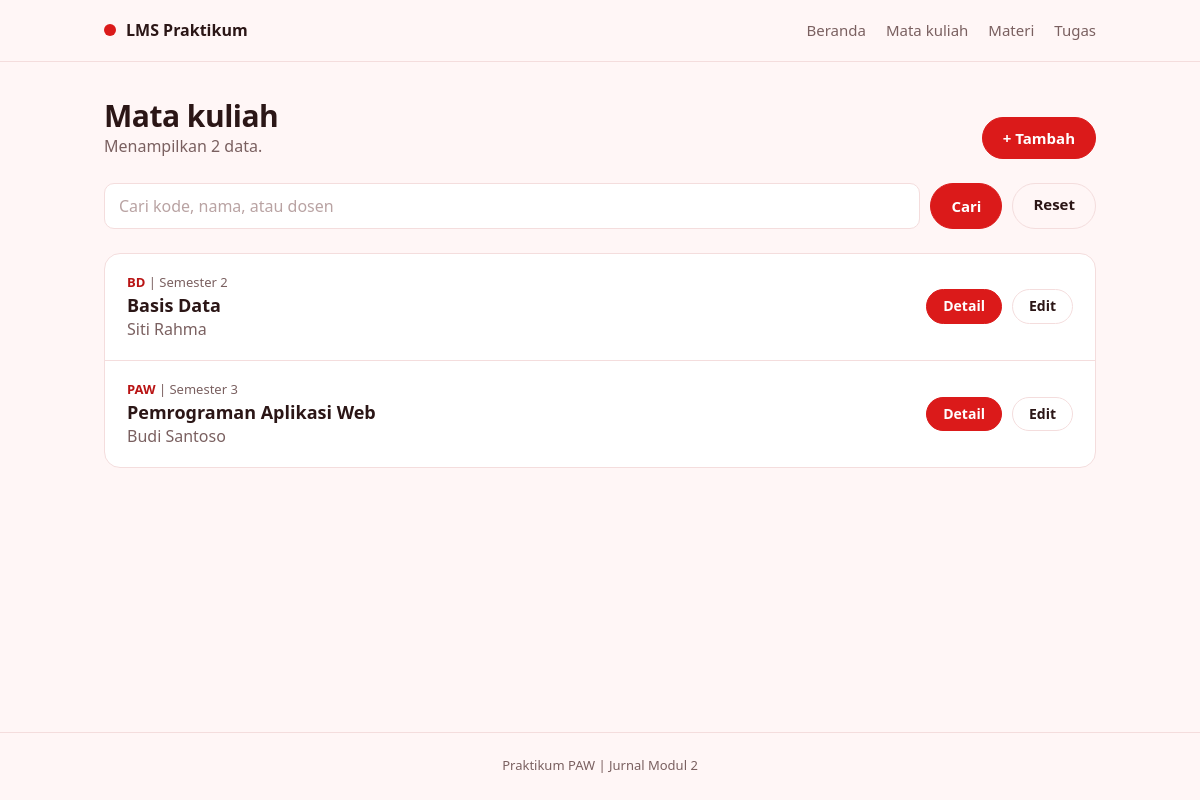
Screenshot of /mata_kuliah.php with the database file from the repository.
### tables this page shows
CREATE TABLE mata_kuliah (
  id INT UNSIGNED AUTO_INCREMENT PRIMARY KEY,
  kode VARCHAR(20) NOT NULL UNIQUE,
  nama VARCHAR(100) NOT NULL,
  dosen VARCHAR(100) NOT NULL,
  semester TINYINT UNSIGNED NOT NULL
);

### functions.php (called while the page is built, shortened)
<?php
function h($teks)
{
    return htmlspecialchars((string) $teks, ENT_QUOTES, 'UTF-8');
}
function input($sumber, $nama)
{
    return '';
}

### mata_kuliah.php (the view, shortened to what this page needs)
<?php
require 'functions.php';
require 'connect.php';
$aksi = input($_GET, 'aksi');
if (!in_array($aksi, ['tambah', 'detail', 'edit', 'hapus'], true)) {
    $aksi = 'daftar';
}
if ($aksi === 'daftar') {
    $search = input($_GET, 'search');
    $sql = 'SELECT * FROM mata_kuliah
            WHERE kode LIKE ? OR nama LIKE ? OR dosen LIKE ?
            ORDER BY kode';
    $kata = '%' . $search . '%';
    $stmt = $conn->prepare($sql);
    $stmt->execute([$kata, $kata, $kata]);
    $daftar_mk = $stmt->get_result()->fetch_all(MYSQLI_ASSOC);
}
require 'header.php';
?>
<?php if ($aksi === 'daftar'): ?>
    <div class="page-head">
        <div>
            <h1>Mata kuliah</h1>
            <p class="muted">Menampilkan <?= count($daftar_mk) ?> data.</p>
        </div>
        <a class="btn" href="mata_kuliah.php?aksi=tambah">+ Tambah</a>
    </div>
    <form class="toolbar" method="get" action="mata_kuliah.php">
        <input type="text" name="search" placeholder="Cari kode, nama, atau dosen" value="<?= h($search) ?>">
        <button class="btn" type="submit">Cari</button>
        <a class="btn btn-ghost" href="mata_kuliah.php">Reset</a>
    </form>
    <?php if (count($daftar_mk) === 0): ?>
        <p class="empty">Data tidak ditemukan.</p>
    <?php else: ?>
        <div class="card list">
            <?php foreach ($daftar_mk as $baris): ?>
                <div class="list-item">
                    <div>
                        <p class="kicker"><span class="code"><?= h($baris['kode']) ?></span> | Semester <?= (int) $baris['semester'] ?></p>
                        <h2><?= h($baris['nama']) ?></h2>
                        <p class="muted"><?= h($baris['dosen']) ?></p>
                    </div>
                    <div class="actions">
                        <a class="btn btn-sm" href="mata_kuliah.php?aksi=detail&id=<?= (int) $baris['id'] ?>">Detail</a>
                        <a class="btn btn-sm btn-ghost" href="mata_kuliah.php?aksi=edit&id=<?= (int) $baris['id'] ?>">Edit</a>
                    </div>
                </div>
            <?php endforeach ?>
        </div>
    <?php endif ?>
<?php endif ?>
<?php require 'footer.php'; ?>

### styles.css (style rules this page uses)
:root { --merah: #DB1A1A; --merah-tua: #B91414; --latar: #FFF6F6; --putih: #FFFFFF; --merah-muda: #FDE9E9; --garis: #F4DDDD; --teks: #2B1616; --teks-pudar: #7A6060; }
* { box-sizing: border-box; }
body { margin: 0; background: var(--latar); color: var(--teks); font: 16px/1.55 system-ui, -apple-system, "Segoe UI", Roboto, Arial, sans-serif; }
h1, h2, p, dl, dd { margin: 0; }
h1 { font-size: 30px; line-height: 1.2; letter-spacing: -0.5px; overflow-wrap: anywhere; }
h2 { font-size: 18px; line-height: 1.3; overflow-wrap: anywhere; }
.muted { color: var(--teks-pudar); }
.btn { display: inline-block; padding: 11px 20px; border: 1px solid var(--merah); border-radius: 999px; background: var(--merah); color: #fff; font: inherit; font-size: 15px; font-weight: 600; line-height: 1.2; text-align: center; text-decoration: none; cursor: pointer; }
.btn-sm { padding: 8px 16px; font-size: 14px; }
.btn-ghost { background: transparent; border-color: var(--garis); color: var(--teks); }
.actions { display: flex; flex-wrap: wrap; gap: 10px; margin-top: 24px; }
input, select, textarea { width: 100%; height: 46px; padding: 0 14px; border: 1px solid var(--garis); border-radius: 10px; background: var(--putih); color: var(--teks); font: inherit; }
input::placeholder { color: #B9A3A3; }
.toolbar { display: flex; gap: 10px; margin: 24px 0; }
.toolbar input { flex: 1; }
.card { background: var(--putih); border: 1px solid var(--garis); border-radius: 16px; }
.page-head { display: flex; align-items: flex-end; justify-content: space-between; gap: 16px; }
.list { margin-top: 16px; overflow: hidden; }
.list-item { display: flex; align-items: center; justify-content: space-between; gap: 16px; padding: 18px 22px; color: var(--teks); text-decoration: none; }
.list-item + .list-item { border-top: 1px solid var(--garis); }
.list-item .actions { flex: none; margin-top: 0; }
.list-item .muted { overflow-wrap: anywhere; }
.kicker { margin-bottom: 2px; color: var(--teks-pudar); font-size: 13px; overflow-wrap: anywhere; }
.code { color: var(--merah-tua); font-weight: 600; }

### rows the page displays
mata_kuliah: kode "BD", semester "2", nama "Basis Data", dosen "Siti Rahma"
mata_kuliah: kode "PAW", semester "3", nama "Pemrograman Aplikasi Web", dosen "Budi Santoso"

### other values shown
count($daftar_mk) "2"
